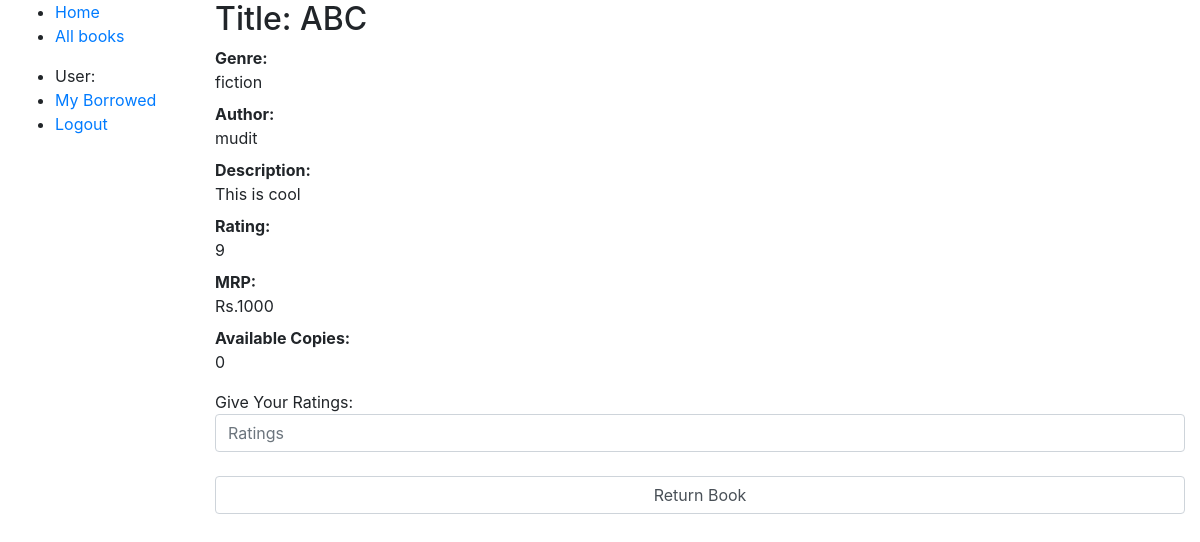
Page /books/loaned/1/ (signed in) on the committed database.
### store/models.py (models this page shows)
class Book(models.Model):
    title=models.CharField(max_length=50)
    author=models.CharField(max_length=50)
    genre=models.CharField(max_length=50)
    description=models.TextField(null=True)
    mrp=models.PositiveIntegerField()
    rating = models.IntegerField(default = 0,validators=[MinValueValidator(0),MaxValueValidator(10)])
    rated_by = models.PositiveIntegerField(default = 1)
    class Meta:
        ordering=('title',)
    def __str__(self):
        return f'{self.title} by {self.author}'

### store/views.py (the view)
# urls.py: path('books/loaned/<int:bid>/',rateBookView,name='rate-book' ),
@csrf_exempt
@login_required
def rateBookView(request,bid):
    template_name='store/rate.html'
    context={
        'book':None, # set this to an instance of the required book
        'num_available':None, # set this 1 if any copy of this book is available, otherwise 0
    }
    context['book']=Book.objects.get(id=bid)
    context['num_available']=0
    print("hello",bid,context['book'],context['num_available'])
    return render(request,template_name, context=context)

### store/templates/store/rate.html (shortened to what this page needs)
{% extends "store/base.html" %}
{% block content %}
<h2>Title: {{ book.title }}</h2>
<dl>
    <dt>Genre:</dt>
    <dd>{{book.genre}}</dd>
    <dt>Author:</dt>
    <dd>{{book.author}}</dd>
    <dt>Description:</dt>
    <dd>{{book.description}}</dd>
    <dt>Rating:</dt>
    <dd>{{book.rating}}</dd>
    <dt>MRP:</dt>
    <dd>Rs.{{book.mrp}}</dd>
    <dt>Available Copies:</dt>
    <dd>{{num_available}}</dd>
</dl>
Give Your Ratings:
<br>
<input type="number" class="form-control" placeholder="Ratings" id="ratings" name="ratings">
<br>
<input type="submit" class="form-control" id="btn" value="Return Book">
{% endblock %}

### rows in the picture
Book: title "ABC", genre "fiction", author "mudit", description "This is cool", rating "9", mrp "1000"

### other values in the picture
{{ num_available }} "0"
